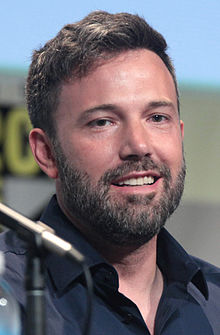
#> input picture Photos/8.jpg, 220 x 335 px, given in place of the camera
$ python renk_ile_nesne_tespiti.py
#> lines starting #> are read from the running program, lines starting #| are printed output that depends on the picture; after the words box and inside, x2 and y2 are one past the last pixel; in counts of white or black regions, pixels touching at a corner belong together
import cv2 as cv
import numpy as np
from collections import deque

buffer_size = 16
pts = deque(maxlen= buffer_size)

# mavi renk aralıgı
#paint programında renkleri düzenle bölümünden renk tonlarını seçiyoruz
blueLower = (84,98,0)
blueUpper = (179,255,255)
# capture
cap = cv.VideoCapture(1)
cap.set(3,690)
cap.set(4,480)
while True:
    success, imgOriginal = cap.read()
#> imgOriginal is the input picture: shape (335, 220, 3); mean B, G, R 114.7, 108.2, 113.6
    if success:
        #normal
        cv.imshow("Orjinal",imgOriginal)
        #blur
        blured = cv.GaussianBlur(imgOriginal, (11,11),0)
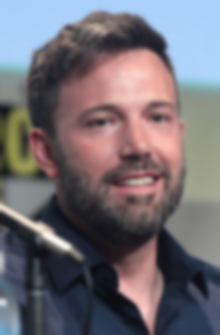
#> blured: shape (335, 220, 3); mean B, G, R 114.7, 108.2, 113.6
        #hsv
        hsv = cv.cvtColor(blured, cv.COLOR_BGR2HSV)
#> hsv: shape (335, 220, 3); mean H, S, V 88.3, 62.3, 130.1
        cv.imshow("HSV",hsv)
        # mavi için maske olusturalım
        mask = cv.inRange(hsv,blueLower,blueUpper)
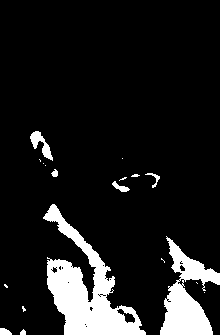
#> mask: shape (335, 220); 11.5% white; 19 white regions (11 under 20 px), largest, box (x1, y1, x2, y2) and area: (43, 204, 146, 335) 5094, (160, 236, 220, 335) 2776, (30, 131, 53, 161) 269
        cv.imshow("mask Image",mask)
        # maskenin etrafında kalan gürültüleri sil
        mask = cv.erode(mask, None,iterations=2)
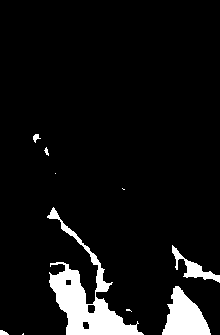
#> mask: shape (335, 220); 7.3% white; 10 white regions (4 under 20 px), largest, box (x1, y1, x2, y2) and area: (47, 207, 144, 335) 3400, (162, 286, 211, 335) 1424, (172, 245, 220, 283) 479, (33, 134, 41, 143) 38, (0, 330, 9, 335) 32, (44, 147, 49, 156) 23
        mask = cv.dilate(mask, None,iterations=2)
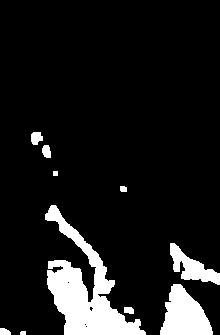
#> mask: shape (335, 220); 10.7% white; 10 white regions
        cv.imshow("Mask + Erozyon + Genisleme",mask)
        # kontur
        contours ,hierarchy = cv.findContours(mask.copy(),cv.RETR_EXTERNAL,cv.CHAIN_APPROX_SIMPLE)
#> contours = 10 contours, 2 with area under 20; largest, box (x1, y1, x2, y2) and area: (45, 205, 146, 335) 4556, (160, 284, 213, 335) 1660, (170, 243, 220, 285) 810, (31, 132, 43, 145) 102, (42, 145, 51, 158) 78, (0, 328, 11, 335) 49, (124, 307, 134, 314) 48, (120, 186, 127, 192) 28
        center = None
        if len(contours) > 0:
            # en buyuk konturu al
            c = max(contours, key = cv.contourArea)
#> c = contour of 232 points, box (x1, y1, x2, y2) (45, 205, 146, 335), area 4556
            # dikdörtgene çevir
            rect = cv.minAreaRect(c)
#> rect = ((74.78, 284.1), (71.44, 159.3), -32.24)
            ((x,y),(width,height),rotation) = rect
#> x = 74.78; y = 284.1; width = 71.44; height = 159.3; rotation = -32.24
            s = "x: {}, y:{}, width: {} , height: {}, rotation: {}".format(np.round(x),np.round(y),np.round(width),np.round(height),np.round(rotation))
            print(s)
#| x: 75.0, y:284.0, width: 71.0 , height: 159.0, rotation: -32.0
            #kutucuk
            box = cv.boxPoints(rect)
#> box = [[87.05, 370.6], [2.09, 235.9], [62.51, 197.7], [147.5, 332.4]]
            box = np.int64(box)
#> box = [[87, 370], [2, 235], [62, 197], [147, 332]]
            #moment görüntünün merkezini bulmaya yarar
            M = cv.moments(c)
#> M = moments, m00 4555.5, centre m10/m00, m01/m00 = (84.31, 292)
            center = (int(M["m10"]/M["m00"]), int(M["m01"]/M["m00"]))
#> center = (84, 292)
            # konturu çizdirelim
            cv.drawContours(imgOriginal, [box], 0,(0,255,255),2)
            # merkeze bir tane nokta çizelim
            cv.circle(imgOriginal,center,5,(255,0,255),-1)
#> imgOriginal: shape (335, 220, 3); mean B, G, R 113.9, 111.4, 117.1
            #bilgileri yazalim
            cv.putText(imgOriginal,s,(50,50),cv.FONT_HERSHEY_COMPLEX_SMALL,1,(0,0,0),2)
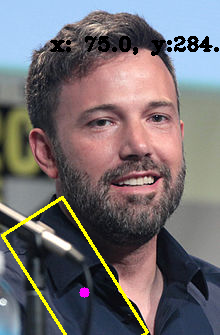
#> imgOriginal: shape (335, 220, 3); mean B, G, R 111.8, 109.5, 115.4

        # deque  nesnenin hareketine göre arkada cizgi çizer
        pts.appendleft(center)
        for i in range(1, len(pts)):
            if pts[i-1] is None or pts[i] is None: continue
            cv.line(imgOriginal,pts[i-1],pts[i],(0,255,0),3)
        cv.imshow("Orjinal Tespit", imgOriginal)


    if cv.waitKey(1) & 0xFF == ord("q"): break
#> (key q is pressed here)
